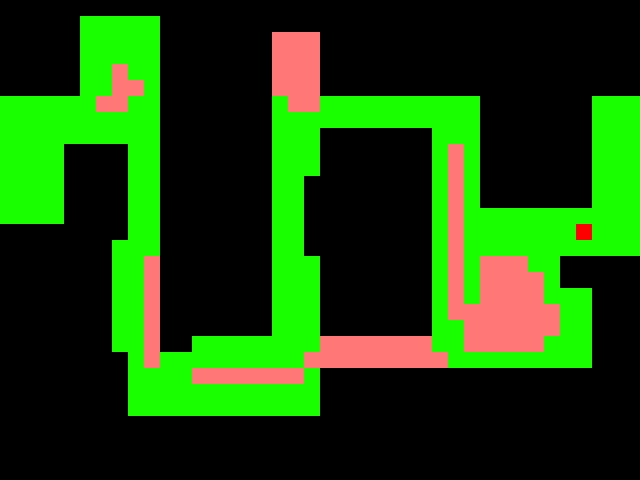

The image is a tile-based game level rendered from a .tmx file. Its description and complete source (layers, tilesets, objects, tile grids) follow:
An orthogonal 40x30 tile map with 16x16 px tiles, 1 tile layer (level 2), 1 hidden layer not drawn.

<map version="1.10" tiledversion="1.11.0" orientation="orthogonal" renderorder="right-down" width="40" height="30" tilewidth="16" tileheight="16" infinite="0" nextlayerid="3" nextobjectid="1">
 <editorsettings>
  <export target="testT01.json" format="json" />
 </editorsettings>
 <tileset firstgid="1" source="guideMapT.tsx" />
 <layer id="1" name="level 1" width="40" height="30" visible="0">
  <data encoding="csv">
0,0,0,0,0,0,0,0,0,0,0,0,0,0,0,0,0,0,0,0,0,0,0,0,0,0,0,0,0,0,0,0,0,0,0,0,0,0,0,0,
0,0,0,0,0,0,0,0,1,1,1,1,1,1,1,1,1,1,1,1,1,1,1,1,1,1,1,1,1,1,1,1,1,1,0,0,0,0,0,0,
0,0,0,0,0,0,0,0,1,2,2,2,2,2,2,2,2,2,2,2,2,2,2,2,2,2,2,2,2,2,2,2,2,1,0,0,0,0,0,0,
0,0,0,0,0,0,0,0,1,2,2,2,2,2,2,2,2,2,2,2,2,2,2,2,2,2,2,2,2,2,2,2,2,1,0,0,0,0,0,0,
0,0,0,0,0,0,0,0,1,1,1,1,3,3,1,1,1,1,1,1,1,1,1,1,1,1,1,3,3,3,3,3,3,1,0,0,0,0,0,0,
1,1,1,1,1,0,0,0,0,0,0,1,3,3,1,0,0,0,0,0,0,0,0,0,0,0,1,3,3,3,3,3,3,1,0,0,1,1,1,1,
2,2,2,2,1,0,0,0,0,0,0,1,2,2,1,0,0,0,0,0,0,0,0,0,0,0,1,3,3,3,3,3,3,1,0,0,1,2,2,2,
2,2,2,2,1,0,0,0,0,0,0,1,2,2,1,0,0,0,0,0,0,0,0,0,0,0,1,3,3,3,3,3,3,1,0,0,1,2,2,2,
2,2,2,2,1,1,0,0,0,0,0,1,2,2,1,1,1,1,1,1,1,1,1,1,1,1,1,3,3,3,3,3,3,1,0,0,1,2,2,2,
2,2,2,2,1,1,1,1,1,1,0,1,2,2,2,2,2,3,3,3,3,3,3,3,3,3,3,3,2,2,2,2,2,1,0,0,1,2,2,2,
2,2,2,2,1,2,2,2,2,1,0,1,2,2,2,2,2,3,3,3,3,3,3,3,3,3,3,3,2,2,2,2,2,1,0,0,1,2,5,2,
2,2,2,2,1,2,2,2,2,1,0,1,2,2,1,1,1,1,1,1,1,3,3,3,1,1,2,2,2,2,2,2,2,1,1,1,1,2,2,1,
2,2,2,2,1,2,2,2,2,1,0,1,2,2,1,0,0,0,0,0,1,3,3,3,1,1,2,2,2,2,2,2,2,2,2,2,2,2,2,1,
2,2,2,2,1,2,2,2,2,1,0,1,2,2,1,0,0,0,0,0,1,3,3,3,1,1,1,1,2,2,2,2,2,2,2,2,2,2,2,1,
1,1,1,1,1,2,2,2,2,1,0,1,3,3,1,0,0,1,1,1,1,3,3,3,1,1,1,1,2,2,2,2,1,1,1,2,2,2,2,1,
0,0,1,2,2,2,2,2,2,1,0,1,3,3,1,0,0,1,2,2,2,2,2,2,2,2,2,1,2,2,2,2,1,0,0,1,3,3,1,1,
0,0,1,2,2,2,2,2,2,1,0,1,3,3,1,0,0,1,2,2,2,2,2,2,2,2,2,1,2,2,2,2,1,0,0,1,3,3,1,1,
0,0,1,1,1,1,3,3,3,1,0,1,3,3,1,0,0,1,2,2,2,2,2,2,2,2,2,1,2,2,2,2,1,0,0,1,3,3,1,1,
0,0,0,0,0,1,3,3,3,1,0,1,3,3,1,0,0,1,2,2,2,3,3,3,2,2,2,1,2,2,2,2,1,0,0,1,3,3,1,0,
0,0,0,0,0,1,3,3,3,1,0,1,3,3,1,0,0,1,1,1,1,3,3,3,1,0,0,1,2,2,2,2,1,0,0,1,3,3,1,0,
0,0,0,0,0,1,2,2,2,1,0,1,3,3,1,1,1,1,1,1,1,3,3,3,1,1,1,1,1,1,1,1,1,0,0,1,3,3,1,0,
0,0,0,0,0,1,3,3,3,1,0,1,2,2,1,1,3,3,3,3,3,3,3,3,3,3,3,3,2,2,2,2,1,0,0,1,3,3,1,0,
0,0,0,0,0,1,3,3,3,1,0,1,2,2,1,1,3,3,3,3,3,3,3,3,3,3,3,3,2,2,2,2,1,0,0,1,3,3,1,0,
0,0,0,0,0,1,3,3,3,1,0,1,2,2,1,1,3,3,3,3,3,3,3,3,3,3,3,3,2,2,2,2,1,0,0,1,3,3,1,0,
0,0,0,0,0,1,3,3,3,1,1,1,2,2,1,1,1,1,3,3,3,1,1,1,1,1,1,1,2,2,2,2,1,1,1,1,3,3,1,0,
0,0,0,0,0,1,2,2,2,3,3,3,2,2,2,2,2,2,3,3,3,1,0,0,0,0,0,1,2,2,2,2,3,3,3,3,3,3,1,0,
0,0,0,0,0,1,2,2,2,3,3,3,2,2,2,2,2,2,3,3,3,1,0,0,0,0,0,1,2,2,2,3,3,3,3,3,3,3,1,0,
0,0,0,0,0,1,2,2,2,1,1,1,1,1,1,1,1,1,1,1,1,1,0,0,0,0,0,1,1,1,1,1,1,1,1,1,1,1,1,0,
0,0,0,0,0,1,1,1,1,1,0,0,0,0,0,0,0,0,0,0,0,0,0,0,0,0,0,0,0,0,0,0,0,0,0,0,0,0,0,0,
0,0,0,0,0,0,0,0,0,0,0,0,0,0,0,0,0,0,0,0,0,0,0,0,0,0,0,0,0,0,0,0,0,0,0,0,0,0,0,0
</data>
 </layer>
 <layer id="2" name="level 2" width="40" height="30">
  <data encoding="csv">
0,0,0,0,1,1,1,1,1,1,1,0,0,0,0,0,0,0,0,0,0,0,0,0,0,0,0,0,0,0,0,0,0,0,0,0,0,0,0,0,
0,0,0,0,1,2,2,2,2,2,1,0,0,0,0,0,1,1,1,1,1,0,0,0,0,0,0,0,0,0,0,0,0,0,0,0,0,0,0,0,
0,0,0,0,1,2,2,2,2,2,1,0,0,0,0,0,1,3,3,3,1,0,0,0,0,0,0,0,0,0,0,0,0,0,0,0,0,0,0,0,
0,0,0,0,1,2,2,2,2,2,1,0,0,0,0,0,1,3,3,3,1,0,0,0,0,0,0,0,0,0,0,0,0,0,0,0,0,0,0,0,
0,0,0,0,1,2,2,3,2,2,1,0,0,0,0,0,1,3,3,3,1,0,0,0,0,0,0,0,0,0,0,0,0,0,0,0,0,0,0,0,
1,1,1,1,1,2,2,3,3,2,1,0,0,0,0,0,1,3,3,3,1,1,1,1,1,1,1,1,1,1,1,0,0,0,0,0,1,1,1,1,
2,2,2,2,2,2,3,3,2,2,1,0,0,0,0,0,1,2,3,3,2,2,2,2,2,2,2,2,2,2,1,0,0,0,0,0,1,2,2,2,
2,2,2,2,2,2,2,2,2,2,1,0,0,0,0,0,1,2,2,2,2,2,2,2,2,2,2,2,2,2,1,0,0,0,0,0,1,2,2,2,
2,2,2,2,2,2,2,2,2,2,1,0,0,0,0,0,1,2,2,2,1,1,1,1,1,1,1,2,2,2,1,0,0,0,0,0,1,2,2,2,
2,2,2,2,1,1,1,1,2,2,1,0,0,0,0,0,1,2,2,2,1,0,0,0,0,0,1,2,3,2,1,0,0,0,0,0,1,2,2,2,
2,2,2,2,1,0,0,1,2,2,1,0,0,0,0,0,1,2,2,2,1,0,0,0,0,0,1,2,3,2,1,0,0,0,0,0,1,2,2,2,
2,2,2,2,1,0,0,1,2,2,1,0,0,0,0,0,1,2,2,1,1,0,0,0,0,0,1,2,3,2,1,0,0,0,0,1,1,2,2,2,
2,2,2,2,1,0,0,1,2,2,1,0,0,0,0,0,1,2,2,1,0,0,0,0,0,0,1,2,3,2,1,1,1,1,1,1,1,2,2,2,
2,2,2,2,1,0,0,1,2,2,1,0,0,0,0,0,1,2,2,1,0,0,0,0,0,0,1,2,3,2,2,2,2,2,2,2,2,2,2,2,
1,1,1,1,1,0,0,1,2,2,1,0,0,0,0,0,1,2,2,1,0,0,0,0,0,0,1,2,3,2,2,2,2,2,2,2,4,2,2,2,
0,0,0,0,0,0,1,2,2,2,1,0,0,0,0,0,1,2,2,1,1,0,0,0,0,0,1,2,3,2,2,2,2,2,2,2,2,2,2,2,
0,0,0,0,0,0,1,2,2,3,1,0,0,0,0,0,1,2,2,2,1,0,0,0,0,0,1,2,3,2,3,3,3,2,2,1,1,1,1,1,
0,0,0,0,0,0,1,2,2,3,1,0,0,0,0,0,1,2,2,2,1,0,0,0,0,0,1,2,3,2,3,3,3,3,2,1,1,1,0,0,
0,0,0,0,0,0,1,2,2,3,1,0,0,0,0,0,1,2,2,2,1,0,0,0,0,0,1,2,3,2,3,3,3,3,2,2,2,1,0,0,
0,0,0,0,0,0,1,2,2,3,1,0,0,0,0,0,1,2,2,2,1,0,0,0,0,0,1,2,3,3,3,3,3,3,3,2,2,1,0,0,
0,0,0,0,0,0,1,2,2,3,1,1,1,1,1,1,1,2,2,2,1,1,1,1,1,1,1,2,2,3,3,3,3,3,3,2,2,1,0,0,
0,0,0,0,0,0,1,2,2,3,1,1,2,2,2,2,2,2,2,2,3,3,3,3,3,3,3,2,2,3,3,3,3,3,2,2,2,1,0,0,
0,0,0,0,0,0,1,1,2,3,2,2,2,2,2,2,2,2,2,3,3,3,3,3,3,3,3,3,2,2,2,2,2,2,2,2,2,1,0,0,
0,0,0,0,0,0,0,1,2,2,2,2,3,3,3,3,3,3,3,2,1,1,1,1,1,1,1,1,1,1,1,1,1,1,1,1,1,1,0,0,
0,0,0,0,0,0,0,1,2,2,2,2,2,2,2,2,2,2,2,2,1,0,0,0,0,0,0,0,0,0,0,0,0,0,0,0,0,0,0,0,
0,0,0,0,0,0,0,1,2,2,2,2,2,2,2,2,2,2,2,2,1,0,0,0,0,0,0,0,0,0,0,0,0,0,0,0,0,0,0,0,
0,0,0,0,0,0,0,1,1,1,1,1,1,1,1,1,1,1,1,1,1,0,0,0,0,0,0,0,0,0,0,0,0,0,0,0,0,0,0,0,
0,0,0,0,0,0,0,0,0,0,0,0,0,0,0,0,0,0,0,0,0,0,0,0,0,0,0,0,0,0,0,0,0,0,0,0,0,0,0,0,
0,0,0,0,0,0,0,0,0,0,0,0,0,0,0,0,0,0,0,0,0,0,0,0,0,0,0,0,0,0,0,0,0,0,0,0,0,0,0,0,
0,0,0,0,0,0,0,0,0,0,0,0,0,0,0,0,0,0,0,0,0,0,0,0,0,0,0,0,0,0,0,0,0,0,0,0,0,0,0,0
</data>
 </layer>
</map>